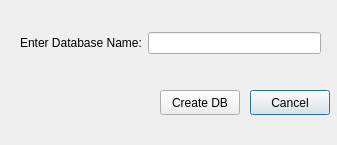
<?xml version="1.0" encoding="UTF-8"?>
<ui version="4.0">
 <class>createDatabase</class>
 <widget class="QDialog" name="createDatabase">
  <property name="geometry">
   <rect>
    <x>0</x>
    <y>0</y>
    <width>337</width>
    <height>145</height>
   </rect>
  </property>
  <property name="windowTitle">
   <string>Create Database</string>
  </property>
  <widget class="QPushButton" name="pushButton_2">
   <property name="geometry">
    <rect>
     <x>250</x>
     <y>90</y>
     <width>80</width>
     <height>25</height>
    </rect>
   </property>
   <property name="text">
    <string>Cancel</string>
   </property>
  </widget>
  <widget class="QWidget" name="layoutWidget">
   <property name="geometry">
    <rect>
     <x>20</x>
     <y>30</y>
     <width>301</width>
     <height>26</height>
    </rect>
   </property>
   <layout class="QHBoxLayout" name="horizontalLayout">
    <item>
     <widget class="QLabel" name="label">
      <property name="text">
       <string>Enter Database Name:</string>
      </property>
     </widget>
    </item>
    <item>
     <widget class="QLineEdit" name="lineEdit_dbNameEntered"/>
    </item>
   </layout>
  </widget>
  <widget class="QPushButton" name="pushButton_createDB">
   <property name="geometry">
    <rect>
     <x>160</x>
     <y>90</y>
     <width>80</width>
     <height>25</height>
    </rect>
   </property>
   <property name="text">
    <string>Create DB</string>
   </property>
  </widget>
 </widget>
 <resources/>
 <connections/>
</ui>
